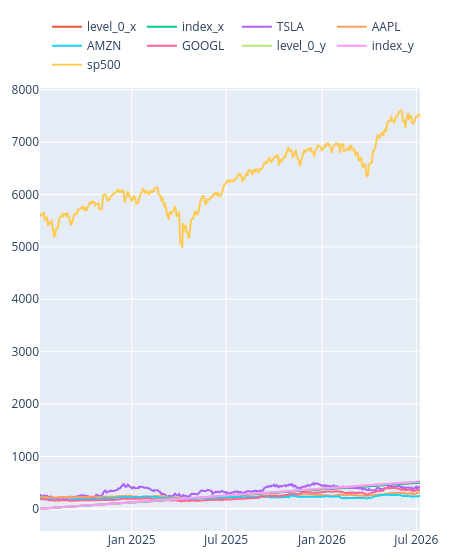

The code cell stored with this chart in its notebook:
### Code cell
# Data Ki Rows Aur Graph Check Karna
# 1. Pehli 5 rows dekhna
print("--- Pehli 5 Rows ---")
display(data.head())

# 2. Aakhri 5 rows dekhna
print("--- Aakhri 5 Rows ---")
display(data.tail())

# 3. Simple data ka interactive graph dekhna
# OUTPUT HIDE: Agar graph chupana ho to niche wali line ke shuru me # laga dein
interactive_plot(data)

### Figure 1 — Plotly figure (JSON) as saved in the notebook; plotly's stock layout.template omitted (floating-point values rounded to 4 significant figures; data arrays with more than 128 entries replaced by an {"elided": "..."} marker saying what was removed)
{"data": [{"hovertemplate": "<extra></extra>", "legendgroup": "", "line": {"color": "#636efa", "dash": "solid"}, "marker": {"symbol": "circle"}, "mode": "lines", "name": "", "orientation": "v", "showlegend": false, "type": "scatter", "xaxis": "x", "yaxis": "y"}, {"name": "level_0_x", "type": "scatter", "x": {"elided": "501 str values"}, "y": {"elided": "501 int values"}}, {"name": "index_x", "type": "scatter", "x": {"elided": "501 str values"}, "y": {"elided": "501 int values"}}, {"name": "TSLA", "type": "scatter", "x": {"elided": "501 str values"}, "y": {"elided": "501 float values"}}, {"name": "AAPL", "type": "scatter", "x": {"elided": "501 str values"}, "y": {"elided": "501 float values"}}, {"name": "AMZN", "type": "scatter", "x": {"elided": "501 str values"}, "y": {"elided": "501 float values"}}, {"name": "GOOGL", "type": "scatter", "x": {"elided": "501 str values"}, "y": {"elided": "501 float values"}}, {"name": "level_0_y", "type": "scatter", "x": {"elided": "501 str values"}, "y": {"elided": "501 int values"}}, {"name": "index_y", "type": "scatter", "x": {"elided": "501 str values"}, "y": {"elided": "501 int values"}}, {"name": "sp500", "type": "scatter", "x": {"elided": "501 str values"}, "y": {"elided": "501 float values"}}], "layout": {"legend": {"orientation": "h", "tracegroupgap": 0, "x": 1, "xanchor": "right", "y": 1.02, "yanchor": "bottom"}, "margin": {"b": 20, "l": 20, "r": 20, "t": 50}, "width": 450, "xaxis": {"anchor": "y", "domain": [0, 1]}, "yaxis": {"anchor": "x", "domain": [0, 1]}}}
